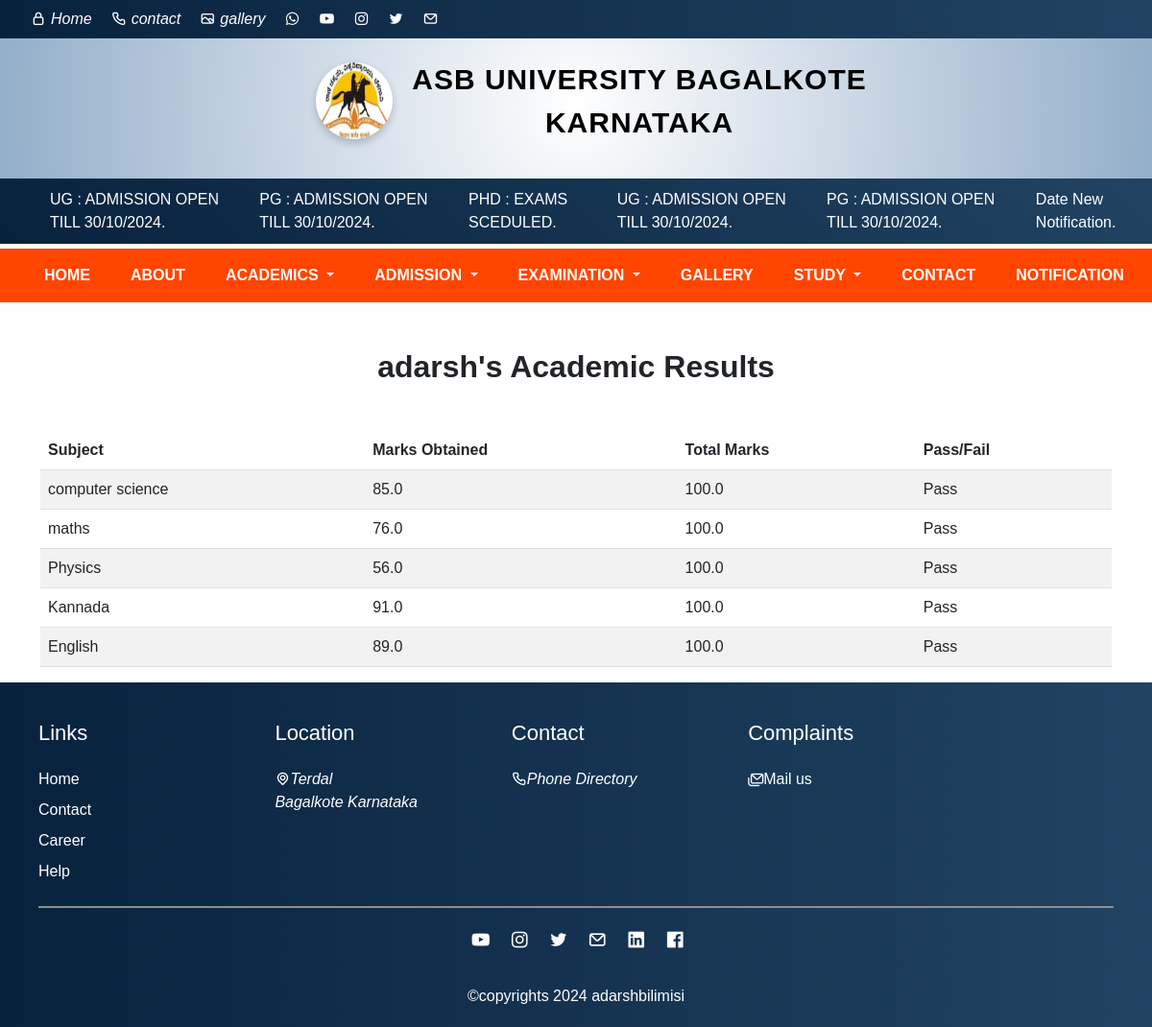
The page /results/ (signed in) on the database its author committed.
### contact/models.py (models this page shows, shortened)
class Result(models.Model):
    student = models.ForeignKey(User, on_delete=models.CASCADE)  # Assuming User is extended with Student profile
    subject = models.CharField(max_length=100)
    marks_obtained = models.FloatField()
    total_marks = models.FloatField()
    pass_status = models.BooleanField()

### contact/views.py (the view)
# urls.py: path('results/', views.results_view, name='results'),
@login_required
def results_view(request):
    student = request.user  # Fetch the logged-in user
    results = Result.objects.filter(student=student)  # Fetch results for this student
    return render(request, 'students/results.html', {'student': student, 'results': results})

### contact/templates/students/results.html
{% extends 'layout/main.html' %}
{% block content %}
<div class="container">
  <h2 class='text-center m-5'><strong>{{ student.username }}'s Academic Results</strong></h2>
  <table class="table table-striped">
    <thead>
      <tr>
        <th>Subject</th>
        <th>Marks Obtained</th>
        <th>Total Marks</th>
        <th>Pass/Fail</th>
      </tr>
    </thead>
    <tbody>
      {% for result in results %}
        <tr>
          <td>{{ result.subject }}</td>
          <td>{{ result.marks_obtained }}</td>
          <td>{{ result.total_marks }}</td>
          <td>{{ result.pass_status|yesno:"Pass,Fail" }}</td>
        </tr>
      {% endfor %}
    </tbody>
  </table>
</div>
  {% endblock %}

### static/css/navbar2.css (style rules this page uses)
body { margin: 0; padding: 0; font-family: 'Inter', sans-serif; }

### static/css/rcubfooter.css (style rules this page uses)
* { padding: 0; margin: 0; box-sizing: border-box; font-family: Arial, Helvetica, sans-serif; }

### static/css/about.css (style rules this page uses)
* { padding: 0; margin: 0; }

### rows shown on the page
Result: subject "computer science", marks_obtained "85.0", total_marks "100.0", pass_status "Pass"
Result: subject "maths", marks_obtained "76.0", total_marks "100.0", pass_status "Pass"
Result: subject "Physics", marks_obtained "56.0", total_marks "100.0", pass_status "Pass"
Result: subject "Kannada", marks_obtained "91.0", total_marks "100.0", pass_status "Pass"
Result: subject "English", marks_obtained "89.0", total_marks "100.0", pass_status "Pass"

### other values the page prints
{{ student.username }} "adarsh"
